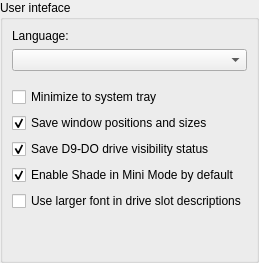
   <widget class="QWidget" name="page_i18n">
    <layout class="QGridLayout" name="gridLayout">
     <property name="leftMargin">
      <number>0</number>
     </property>
     <property name="topMargin">
      <number>0</number>
     </property>
     <property name="rightMargin">
      <number>0</number>
     </property>
     <property name="bottomMargin">
      <number>0</number>
     </property>
     <property name="spacing">
      <number>0</number>
     </property>
     <item row="0" column="0">
      <widget class="QGroupBox" name="uiGroup">
       <property name="minimumSize">
        <size>
         <width>258</width>
         <height>208</height>
        </size>
       </property>
       <property name="title">
        <string>User inteface</string>
       </property>
       <layout class="QGridLayout" name="gridLayout_2">
        <item row="0" column="0">
         <widget class="QLabel" name="i18nLanguageLabel">
          <property name="text">
           <string>Language:</string>
          </property>
         </widget>
        </item>
        <item row="1" column="0">
         <widget class="QComboBox" name="i18nLanguageCombo"/>
        </item>
        <item row="4" column="0">
         <widget class="QCheckBox" name="minimizeToTrayBox">
          <property name="text">
           <string>Minimize to system tray</string>
          </property>
         </widget>
        </item>
        <item row="5" column="0">
         <widget class="QCheckBox" name="saveWinPosBox">
          <property name="text">
           <string>Save window positions and sizes</string>
          </property>
          <property name="checked">
           <bool>true</bool>
          </property>
         </widget>
        </item>
        <item row="9" column="0">
         <spacer name="i18nSpacer2">
          <property name="orientation">
           <enum>Qt::Vertical</enum>
          </property>
          <property name="sizeHint" stdset="0">
           <size>
            <width>20</width>
            <height>40</height>
           </size>
          </property>
         </spacer>
        </item>
        <item row="3" column="0">
         <spacer name="verticalSpacer">
          <property name="orientation">
           <enum>Qt::Vertical</enum>
          </property>
          <property name="sizeType">
           <enum>QSizePolicy::Fixed</enum>
          </property>
          <property name="sizeHint" stdset="0">
           <size>
            <width>20</width>
            <height>10</height>
           </size>
          </property>
         </spacer>
        </item>
        <item row="6" column="0">
         <widget class="QCheckBox" name="saveDiskVisBox">
          <property name="text">
           <string>Save D9-DO drive visibility status</string>
          </property>
          <property name="checked">
           <bool>true</bool>
          </property>
         </widget>
        </item>
        <item row="7" column="0">
         <widget class="QCheckBox" name="enableShade">
          <property name="text">
           <string>Enable Shade in Mini Mode by default</string>
          </property>
          <property name="checked">
           <bool>true</bool>
          </property>
         </widget>
        </item>
        <item row="8" column="0">
         <widget class="QCheckBox" name="useLargerFont">
          <property name="enabled">
           <bool>true</bool>
          </property>
          <property name="text">
           <string>Use larger font in drive slot descriptions</string>
          </property>
          <property name="checked">
           <bool>false</bool>
          </property>
         </widget>
        </item>
       </layout>
      </widget>
     </item>
    </layout>
   </widget>
